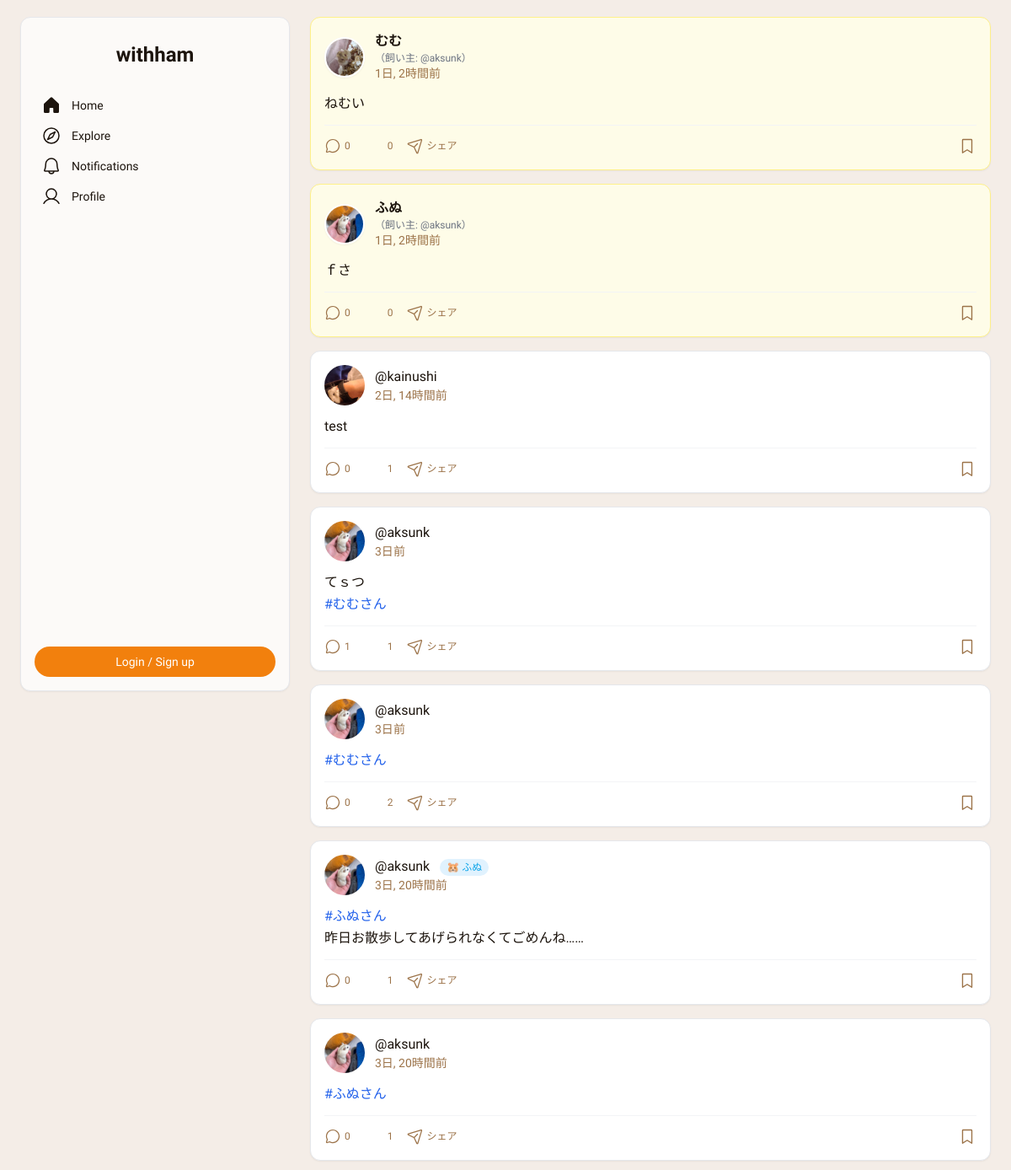
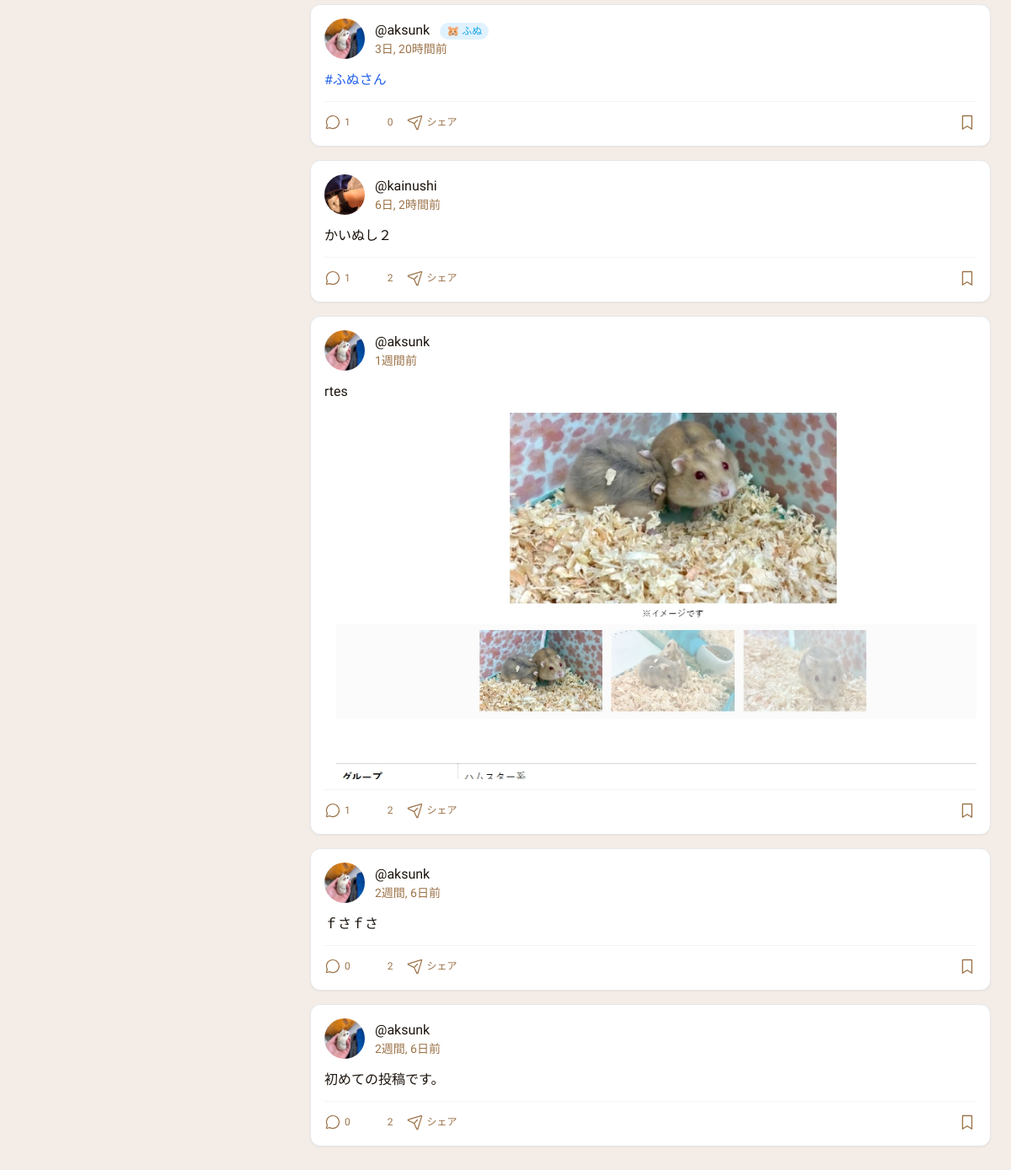
The page / on the database its author committed (2 pictures, top to bottom).
### withham/models.py (models this page shows, shortened)
class Post(models.Model):
    author = models.ForeignKey(User, on_delete=models.CASCADE, related_name='posts', verbose_name='投稿者')
    hamster = models.ForeignKey(Hamster, on_delete=models.SET_NULL, blank=True, null=True, related_name='posts', verbose_name='関連ハムスター')
    text = models.TextField('本文')
    image = models.ImageField('画像', upload_to='post_images/', blank=True, null=True)
    created_at = models.DateTimeField('投稿日時', default=timezone.now)
    likes = models.ManyToManyField(User, related_name='liked_posts', blank=True, verbose_name='いいねしたユーザー')
    tags = models.ManyToManyField(Tag, blank=True, related_name='posts', verbose_name='タグ')
    post_as_hamster = models.BooleanField("ハムスターとして投稿", default=False)
    class Meta:
        verbose_name = '投稿'
        verbose_name_plural = '投稿'
        ordering = ['-created_at']

class Hamster(models.Model):
    owner = models.ForeignKey(User, on_delete=models.CASCADE, related_name='hamsters', verbose_name='飼い主')
    name = models.CharField('名前', max_length=100)
    breed = models.CharField('種類', max_length=50, blank=True, null=True)
    birthday = models.DateField('誕生日', blank=True, null=True)
    GENDER_CHOICES = [('M', '男の子'), ('F', '女の子'), ('U', '不明')]
    gender = models.CharField('性別', max_length=1, choices=GENDER_CHOICES, default='U')
    profile_text = models.TextField('プロフィール', blank=True, null=True)
    profile_image = models.ImageField('プロフィール画像', upload_to='hamster_images/', blank=True, null=True)
    created_at = models.DateTimeField('登録日時', default=timezone.now)
    class Meta:
        verbose_name = 'ハムスター'
        verbose_name_plural = 'ハムスター'

class UserProfile(models.Model):
    user = models.OneToOneField(User, on_delete=models.CASCADE, related_name='profile')
    bio = models.TextField("自己紹介", blank=True, null=True)
    avatar = models.ImageField("プロフィール画像", upload_to='avatars/', null=True, blank=True)
    following = models.ManyToManyField(User, related_name='followers', symmetrical=False, blank=True)

### withham/views.py (the view)
# urls.py: path('', views.index, name='index'), # トップページ
def index(request):
    posts = Post.objects.order_by('-created_at')
    context = {'posts': posts}
    return render(request, 'withham/index.html', context)

### withham/templatetags/withham_tags.py (called while the page is built)
@register.filter(name='linkify_hashtags')
def linkify_hashtags(value):
    hashtag_pattern = r'#([\w\u3040-\u30ff\u31f0-\u31ff\u3200-\u32ff\u3300-\u33ff\u3400-\u4dbf\u4e00-\u9fff\uf900-\ufaff]+)'
    def replace_hashtag(match):
        tag_name = match.group(1)
        try:
            url = reverse('withham:hashtag_search', kwargs={'tag_name': tag_name})
            return f'<a href="{url}" class="text-blue-600 hover:underline">#{tag_name}</a>'
        except Exception:
            return f'#{tag_name}'
    linked_text = re.sub(hashtag_pattern, replace_hashtag, value)
    return mark_safe(linked_text)

### withham/templates/withham/index.html (shortened to what this page needs)
{% extends "withham/base.html" %}
{% load static %}
{% load humanize %}
{% load withham_tags %}
{% block content %}
    {% for post in posts %}
        <div class="rounded-xl shadow-sm mb-4 border
                    {% if post.post_as_hamster and post.hamster %}
                        bg-yellow-50 border-yellow-200
                    {% else %}
                        bg-white border-gray-200
                    {% endif %}">
            <div class="p-4">
                <div class="flex justify-between items-center mb-3">
                   <div class="flex items-center gap-3">
                        {% if post.post_as_hamster and post.hamster %}
                            <a href="#">
                                {% if post.hamster.profile_image %}
                                <img src="{{ post.hamster.profile_image.url }}" class="h-12 w-12 rounded-full object-cover border-2 border-white shadow-sm" alt="{{ post.hamster.name }}">
                                {% else %}
                                <img src="{% static 'images/default_hamster_icon.svg' %}" class="h-12 w-12 rounded-full bg-gray-100 object-contain p-1 border border-gray-200" alt="デフォルトハムスターアイコン">
                                {% endif %}
                            </a>
                            <div>
                                <a href="#" class="text-[#1c140d] text-base font-semibold leading-normal hover:underline">{{ post.hamster.name }}</a>
                                <p class="text-xs text-gray-500">
                                    （飼い主: <a href="{% url 'withham:profile_detail' post.author.pk %}" class="hover:underline">@{{ post.author.username }}</a>）
                                </p>
                                <a href="{% url 'withham:post_detail' post.pk %}" class="block text-[#9c7349] text-sm font-normal leading-normal hover:underline">{{ post.created_at|timesince }}前</a>
                            </div>
                        {% else %}
                            <a href="{% url 'withham:profile_detail' post.author.pk %}">
                                {% if post.author.profile.avatar %}
                                <img src="{{ post.author.profile.avatar.url }}" class="h-12 w-12 rounded-full object-cover" alt="{{ post.author.username }}">
                                {% else %}
                                <img src="{% static 'images/default_avatar.png' %}" class="h-12 w-12 rounded-full bg-gray-200 object-cover" alt="デフォルトアバター">
                                {% endif %}
                            </a>
                            <div>
                                <a href="{% url 'withham:profile_detail' post.author.pk %}" class="text-[#1c140d] text-base font-medium leading-normal hover:underline">@{{ post.author.username }}</a>
                                {% if post.hamster %}
                                     <span class="ml-2 inline-block bg-[#e0f2fe] text-[#0ea5e9] text-xs font-medium px-2 py-0.5 rounded-full">🐹 {{ post.hamster.name }}</span>
                                {% endif %}
                                <a href="{% url 'withham:post_detail' post.pk %}" class="block text-[#9c7349] text-sm font-normal leading-normal hover:underline">{{ post.created_at|timesince }}前</a>
                            </div>
                        {% endif %}
                    </div>
                </div>
                {% if post.text %}
                    <p class="text-[#1c140d] text-base leading-relaxed my-3">{{ post.text|linkify_hashtags|linebreaksbr }}</p>
                {% endif %}
                {% if post.image %}
                    <div class="my-3 cursor-pointer open-modal-trigger" data-full-src="{{ post.image.url }}">
                        <div class="aspect-video w-full overflow-hidden rounded-lg bg-gray-100">
                            <img src="{{ post.image.url }}"
                                 class="w-full h-full object-cover"
                                 alt="投稿画像 {{ post.id }}">
                        </div>
                    </div>
                {% endif %}
                <div class="flex items-center gap-4 text-[#9c7349] pt-3 border-t border-gray-100">
                     <a href="{% url 'withham:post_detail' post.pk %}#comment-form" class="flex items-center gap-1 hover:text-[#1c140d]">
                        <span class="text-xs font-medium">{{ post.comments.count }}</span>
                    </a>
                    <div class="flex items-center space-x-4">
                        {% if user.is_authenticated %}
                        <button type="button"
                                class="like-button flex items-center gap-1 {% if user in post.likes.all %}text-[#f2800d]{% else %}text-[#9c7349] hover:text-[#f2800d]{% endif %}"
                                data-post-id="{{ post.pk }}"
                                data-like-url="{% url 'withham:toggle_like' post.pk %}">
                            <svg class="like-icon w-6 h-6" viewBox="0 0 256 256" fill="currentColor">
                                {% if user in post.likes.all %}
                                <path d="M128,216S24,160,24,94A54,54,0,0,1,78,40c22.59,0,41.94,12.31,50,32,8.06-19.69,27.41-32,50-32a54,54,0,0,1,54,54C232,160,128,216,128,216Z"></path>
                                {% else %}
                                <path d="M178,32c-20.65,0-38.73,8.88-50,23.89C116.73,40.88,98.65,32,78,32A62.07,62.07,0,0,0,16,94c0,70,103.79,126.66,108.21,129a8,8,0,0,0,7.58,0C136.21,220.66,240,164,240,94A62.07,62.07,0,0,0,178,32ZM128,206.8C109.74,196.16,32,147.69,32,94A46.06,46.06,0,0,1,78,48c19.45,0,35.78,10.36,42.6,27a8,8,0,0,0,14.8,0c6.82-16.67,23.15-27,42.6-27a46.06,46.06,0,0,1,46,46C224,147.61,146.24,196.15,128,206.8Z"></path>
                                {% endif %}
                            </svg>
                            <span class="like-count text-xs font-medium">{{ post.likes.count }}</span>
                        </button>
                        {% else %}
                            <span class="flex items-center gap-1 text-[#9c7349]">
                                 <svg class="w-6 h-6" viewBox="0 0 256 256" fill="currentColor">...</svg>
                                <span class="like-count text-xs font-medium">{{ post.likes.count }}</span>
                            </span>
                        {% endif %}
                    </div>
                    <button type="button" class="flex items-center gap-1 hover:text-[#1c140d]">
                        <span class="text-xs font-medium">シェア</span>
                    </button>
                    <button type="button" class="ml-auto hover:text-[#1c140d]">
                         <svg xmlns="http://www.w3.org/2000/svg" width="22px" height="22px" fill="currentColor" viewBox="0 0 256 256"><path d="M184,32H72A16,16,0,0,0,56,48V224a8,8,0,0,0,12.24,6.78L128,193.43l59.76,37.35A8,8,0,0,0,200,224V48A16,16,0,0,0,184,32Zm0,177.57l-51.76-32.35a8,8,0,0,0-8.48,0L72,209.57V48H184Z"></path></svg>
                    </button>
                </div>
            </div>
        </div>
    {% endfor %}
{% endblock %}

### withham/templates/withham/base.html (style rules this page uses)
@media (min-width: 1024px) { aside a, .bottom-nav a, main a:not(.like-button):not(.comment-button) { pointer-events: auto; } }

### rows shown on the page
Post: hamster.profile_image (picture), hamster.name "むむ", author.username "aksunk", created_at "1日, 2時間", text|linkify_hashtags "ねむい", comments.count "0", likes.count "0"
Post: hamster.profile_image (picture), hamster.name "ふぬ", author.username "aksunk", created_at "1日, 2時間", text|linkify_hashtags "ｆさ", comments.count "0", likes.count "0"
Post: author.profile.avatar (picture), author.username "kainushi", created_at "2日, 14時間", text|linkify_hashtags "test", comments.count "0", likes.count "1"
Post: author.profile.avatar (picture), author.username "aksunk", created_at "3日", text|linkify_hashtags "てｓつ #むむさん", comments.count "1", likes.count "1"
Post: author.profile.avatar (picture), author.username "aksunk", created_at "3日", text|linkify_hashtags "#むむさん", comments.count "0", likes.count "2"
Post: author.profile.avatar (picture), author.username "aksunk", hamster.name "ふぬ", created_at "3日, 20時間", text|linkify_hashtags "#ふぬさん 昨日お散歩してあげられなくてごめんね……", comments.count "0", likes.count "1"
Post: author.profile.avatar (picture), author.username "aksunk", created_at "3日, 20時間", text|linkify_hashtags "#ふぬさん", comments.count "0", likes.count "1"
Post: author.profile.avatar (picture), author.username "aksunk", hamster.name "ふぬ", created_at "3日, 20時間", text|linkify_hashtags "#ふぬさん", comments.count "1", likes.count "0"
Post: author.profile.avatar (picture), author.username "kainushi", created_at "6日, 2時間", text|linkify_hashtags "かいぬし２", comments.count "1", likes.count "2"
Post: author.profile.avatar (picture), author.username "aksunk", created_at "1週間", text|linkify_hashtags "rtes", image (picture), comments.count "1", likes.count "2"
Post: author.profile.avatar (picture), author.username "aksunk", created_at "2週間, 6日", text|linkify_hashtags "ｆさｆさ", comments.count "0", likes.count "2"
Post: author.profile.avatar (picture), author.username "aksunk", created_at "2週間, 6日", text|linkify_hashtags "初めての投稿です。", comments.count "0", likes.count "2"
